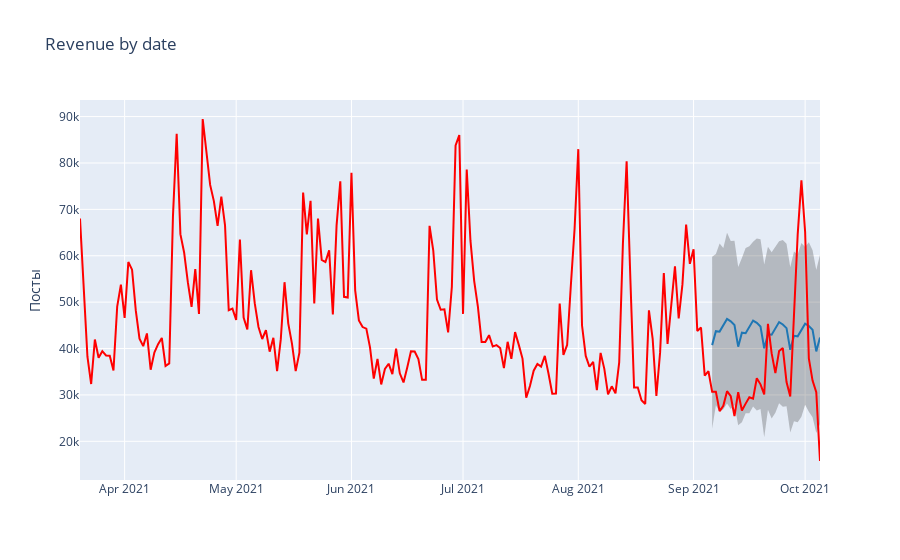

Notebook source saved alongside this figure:
### Code cell
# функция для визуализации построенного прогноза
def show_forecast(cmp_df, num_predictions, num_values):
    # верхняя граница доверительного интервала прогноза
    upper_bound = go.Scatter(
        name='Upper Bound',
        x=cmp_df.tail(num_predictions).index,
        y=cmp_df.tail(num_predictions).yhat_upper,
        mode='lines',
        marker=dict(color="#ff0000"),
        line=dict(width=0),
        fillcolor='rgba(68, 68, 68, 0.3)',
        fill='tonexty')

    # прогноз
    forecast = go.Scatter(
        name='Prediction',
        x=cmp_df.tail(predictions).index,
        y=cmp_df.tail(predictions).yhat,
        mode='lines',
        line=dict(color='rgb(31, 119, 180)'),
    )

    # нижняя граница доверительного интервала
    lower_bound = go.Scatter(
        name='Lower Bound',
        x=cmp_df.tail(num_predictions).index,
        y=cmp_df.tail(num_predictions).yhat_lower,
        marker=dict(color="#ff0000"),
        line=dict(width=0),
        mode='lines')

    # фактические значения
    fact = go.Scatter(
        name='Fact',
        x=cmp_df.tail(num_values).index,
        y=cmp_df.tail(num_values).y,
        marker=dict(color="red"),
        mode='lines',
    )

    # последовательность рядов в данном случае важна из-за применения заливки
    data = [lower_bound, upper_bound, forecast, fact]

    layout = go.Layout(
        yaxis=dict(title='Посты'),
        title='Revenue by date',
        showlegend = False)

    fig = go.Figure(data=data, layout=layout)
    iplot(fig, show_link=False)

show_forecast(cmp_df, predictions, 200)

### Figure 1 — Plotly figure (JSON) as saved in the notebook; plotly's stock layout.template omitted (floating-point values rounded to 4 significant figures; data arrays with more than 128 entries replaced by an {"elided": "..."} marker saying what was removed)
{"data": [{"line": {"width": 0}, "marker": {"color": "#ff0000"}, "mode": "lines", "name": "Lower Bound", "type": "scatter", "x": ["2021-09-06T00:00:00", "2021-09-07T00:00:00", "2021-09-08T00:00:00", "2021-09-09T00:00:00", "2021-09-10T00:00:00", "2021-09-11T00:00:00", "2021-09-12T00:00:00", "2021-09-13T00:00:00", "2021-09-14T00:00:00", "2021-09-15T00:00:00", "2021-09-16T00:00:00", "2021-09-17T00:00:00", "2021-09-18T00:00:00", "2021-09-19T00:00:00", "2021-09-20T00:00:00", "2021-09-21T00:00:00", "2021-09-22T00:00:00", "2021-09-23T00:00:00", "2021-09-24T00:00:00", "2021-09-25T00:00:00", "2021-09-26T00:00:00", "2021-09-27T00:00:00", "2021-09-28T00:00:00", "2021-09-29T00:00:00", "2021-09-30T00:00:00", "2021-10-01T00:00:00", "2021-10-02T00:00:00", "2021-10-03T00:00:00", "2021-10-04T00:00:00", "2021-10-05T00:00:00"], "y": [22720.0, 27790.0, 26400.0, 26930.0, 28170.0, 26940.0, 27820.0, 23470.0, 24110.0, 26040.0, 26050.0, 27490.0, 26640.0, 26970.0, 20850.0, 26800.0, 24930.0, 26130.0, 28210.0, 27430.0, 27580.0, 21880.0, 24300.0, 24120.0, 25280.0, 27860.0, 26360.0, 25190.0, 21770.0, 23740.0]}, {"fill": "tonexty", "fillcolor": "rgba(68, 68, 68, 0.3)", "line": {"width": 0}, "marker": {"color": "#ff0000"}, "mode": "lines", "name": "Upper Bound", "type": "scatter", "x": ["2021-09-06T00:00:00", "2021-09-07T00:00:00", "2021-09-08T00:00:00", "2021-09-09T00:00:00", "2021-09-10T00:00:00", "2021-09-11T00:00:00", "2021-09-12T00:00:00", "2021-09-13T00:00:00", "2021-09-14T00:00:00", "2021-09-15T00:00:00", "2021-09-16T00:00:00", "2021-09-17T00:00:00", "2021-09-18T00:00:00", "2021-09-19T00:00:00", "2021-09-20T00:00:00", "2021-09-21T00:00:00", "2021-09-22T00:00:00", "2021-09-23T00:00:00", "2021-09-24T00:00:00", "2021-09-25T00:00:00", "2021-09-26T00:00:00", "2021-09-27T00:00:00", "2021-09-28T00:00:00", "2021-09-29T00:00:00", "2021-09-30T00:00:00", "2021-10-01T00:00:00", "2021-10-02T00:00:00", "2021-10-03T00:00:00", "2021-10-04T00:00:00", "2021-10-05T00:00:00"], "y": [59780.0, 60400.0, 62620.0, 61700.0, 64950.0, 63200.0, 63210.0, 57590.0, 59500.0, 61690.0, 62030.0, 63040.0, 63700.0, 63540.0, 58140.0, 61960.0, 60750.0, 62040.0, 63140.0, 63410.0, 62610.0, 57530.0, 60930.0, 60290.0, 62770.0, 61870.0, 62910.0, 61180.0, 56910.0, 60210.0]}, {"line": {"color": "rgb(31, 119, 180)"}, "mode": "lines", "name": "Prediction", "type": "scatter", "x": ["2021-09-06T00:00:00", "2021-09-07T00:00:00", "2021-09-08T00:00:00", "2021-09-09T00:00:00", "2021-09-10T00:00:00", "2021-09-11T00:00:00", "2021-09-12T00:00:00", "2021-09-13T00:00:00", "2021-09-14T00:00:00", "2021-09-15T00:00:00", "2021-09-16T00:00:00", "2021-09-17T00:00:00", "2021-09-18T00:00:00", "2021-09-19T00:00:00", "2021-09-20T00:00:00", "2021-09-21T00:00:00", "2021-09-22T00:00:00", "2021-09-23T00:00:00", "2021-09-24T00:00:00", "2021-09-25T00:00:00", "2021-09-26T00:00:00", "2021-09-27T00:00:00", "2021-09-28T00:00:00", "2021-09-29T00:00:00", "2021-09-30T00:00:00", "2021-10-01T00:00:00", "2021-10-02T00:00:00", "2021-10-03T00:00:00", "2021-10-04T00:00:00", "2021-10-05T00:00:00"], "y": [40730.0, 43740.0, 43650.0, 44920.0, 46370.0, 45870.0, 45070.0, 40400.0, 43410.0, 43310.0, 44580.0, 46030.0, 45530.0, 44730.0, 40060.0, 43070.0, 42970.0, 44240.0, 45700.0, 45190.0, 44400.0, 39720.0, 42730.0, 42640.0, 43910.0, 45360.0, 44860.0, 44060.0, 39390.0, 42400.0]}, {"marker": {"color": "red"}, "mode": "lines", "name": "Fact", "type": "scatter", "x": {"elided": "200 str values"}, "y": {"elided": "200 float values"}}], "layout": {"showlegend": false, "title": {"text": "Revenue by date"}, "yaxis": {"title": {"text": "Посты"}}}}
